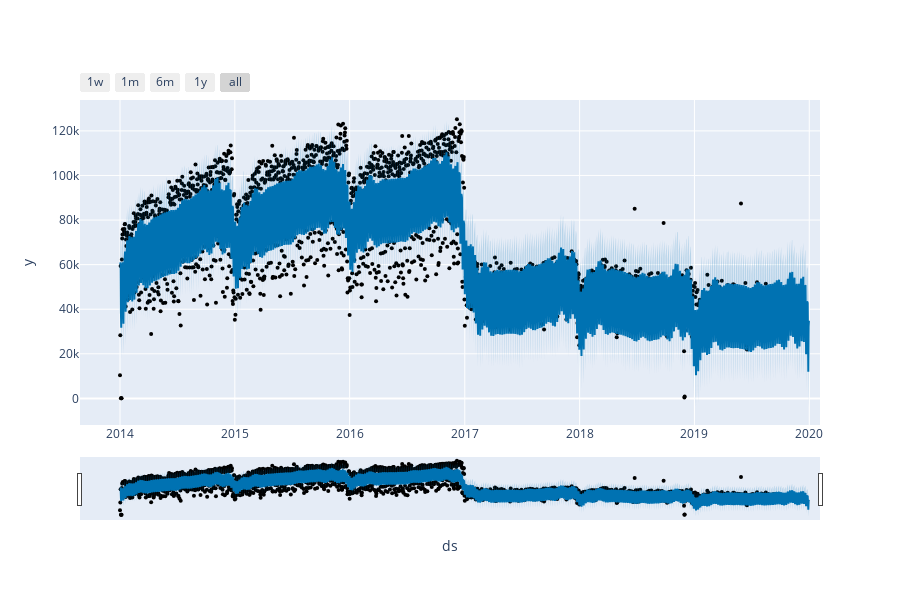

The notebook cell this image was saved under:
### Code cell
plot_plotly(modelo_completo, predict_completo)

### Figure 1 — Plotly figure (JSON) as saved in the notebook; plotly's stock layout.template omitted (floating-point values rounded to 4 significant figures; data arrays with more than 128 entries replaced by an {"elided": "..."} marker saying what was removed)
{"data": [{"marker": {"color": "black", "size": 4}, "mode": "markers", "name": "Actual", "type": "scatter", "x": {"elided": "2099 str values"}, "y": {"elided": "2099 int values"}}, {"hoverinfo": "skip", "line": {"width": 0}, "mode": "lines", "type": "scatter", "x": {"elided": "2191 str values"}, "y": {"elided": "2191 float values"}}, {"fill": "tonexty", "fillcolor": "rgba(0, 114, 178, 0.2)", "line": {"color": "#0072B2", "width": 2}, "mode": "lines", "name": "Predicted", "type": "scatter", "x": {"elided": "2191 str values"}, "y": {"elided": "2191 float values"}}, {"fill": "tonexty", "fillcolor": "rgba(0, 114, 178, 0.2)", "hoverinfo": "skip", "line": {"width": 0}, "mode": "lines", "type": "scatter", "x": {"elided": "2191 str values"}, "y": {"elided": "2191 float values"}}], "layout": {"height": 600, "showlegend": false, "width": 900, "xaxis": {"rangeselector": {"buttons": [{"count": 7, "label": "1w", "step": "day", "stepmode": "backward"}, {"count": 1, "label": "1m", "step": "month", "stepmode": "backward"}, {"count": 6, "label": "6m", "step": "month", "stepmode": "backward"}, {"count": 1, "label": "1y", "step": "year", "stepmode": "backward"}, {"step": "all"}]}, "rangeslider": {"visible": true}, "title": {"text": "ds"}, "type": "date"}, "yaxis": {"title": {"text": "y"}}}}
